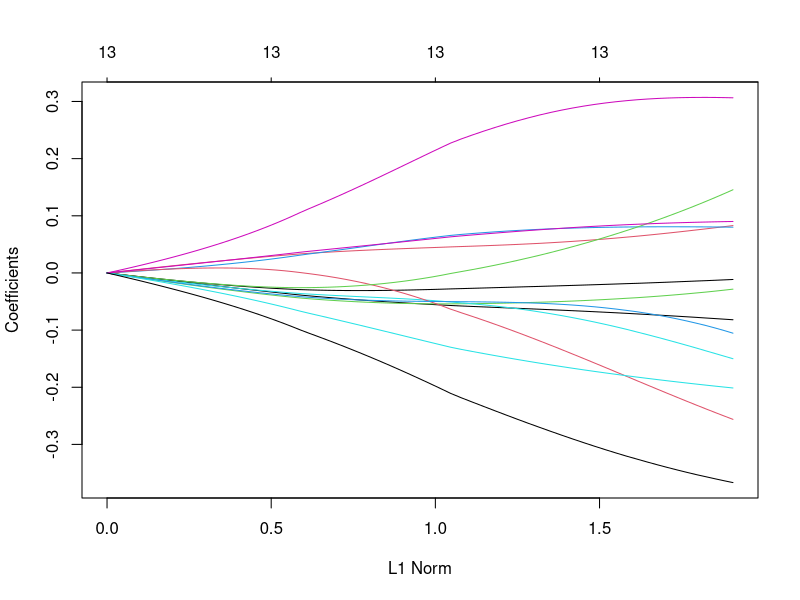
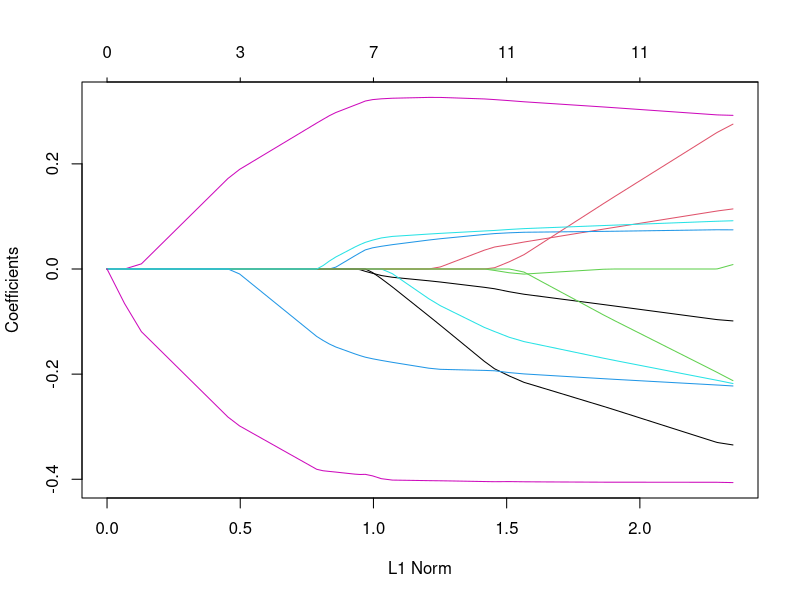
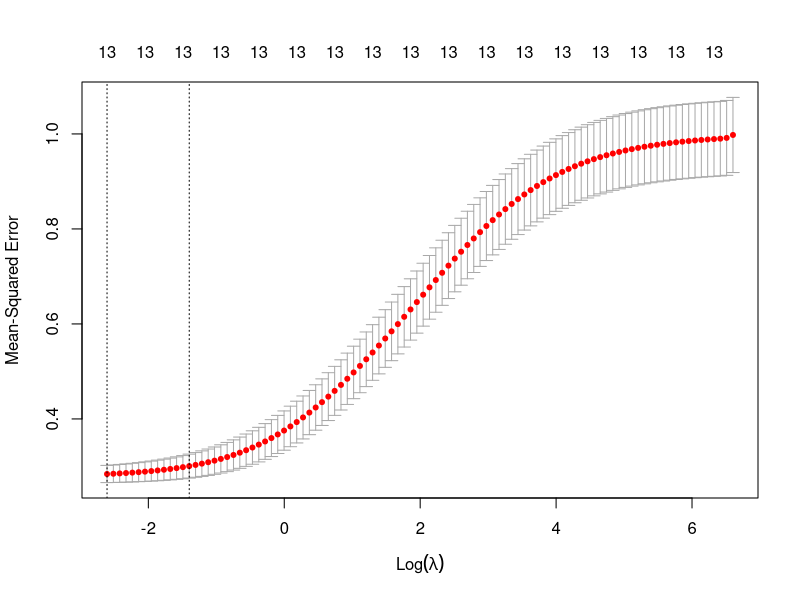
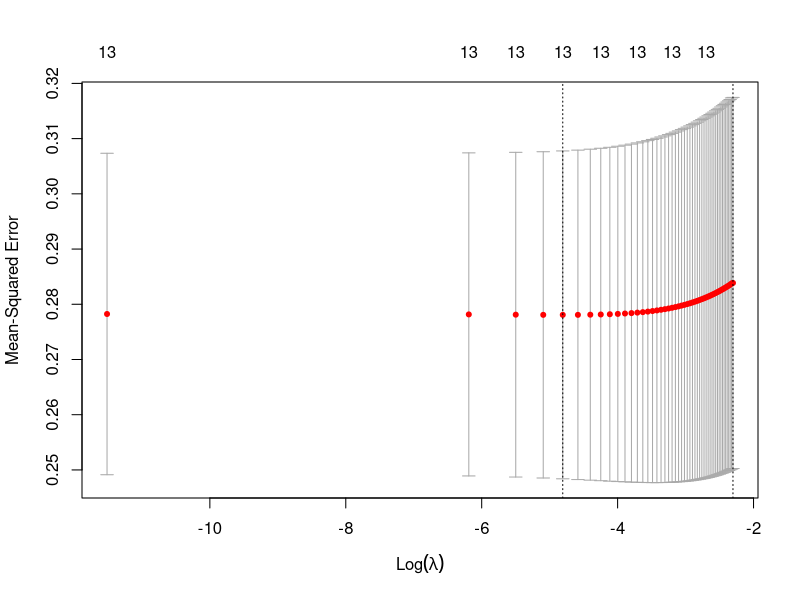
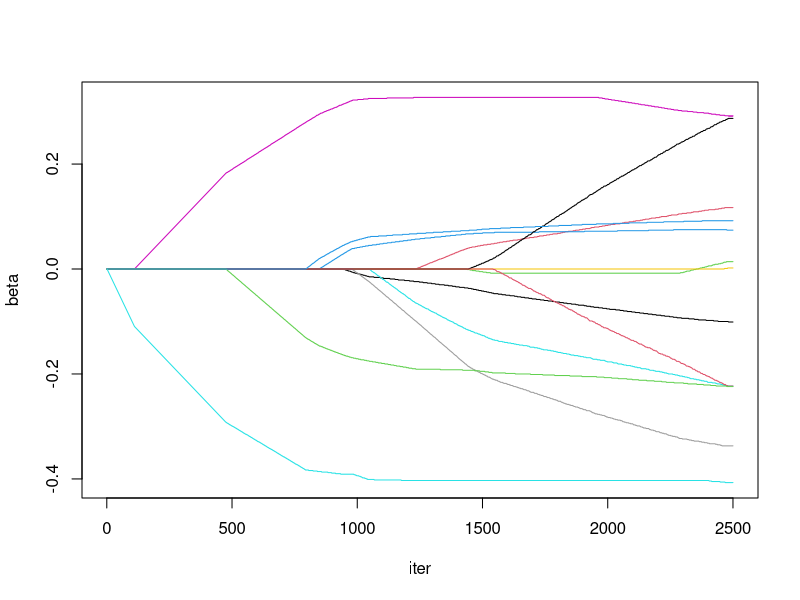

Source code (R) for these figures, in order:
rm(list=ls())
require(MASS)
require(glmnet)

y = scale(Boston$medv)
X = scale(Boston[, -which(colnames(Boston) %in% "medv")])
dim(Boston)
dim(X)
colnames(X)

reg_ridge = glmnet(X, y, alpha = 0) 
plot(reg_ridge)

reg_lasso = glmnet(X, y, alpha = 1) 
plot(reg_lasso)

cv_ridge = cv.glmnet(X, y, alpha = 0, nfolds = 5)
plot(cv_ridge)
dim(cv_ridge$glmnet.fit$beta)
length(cv_ridge$lambda)


cv_ridge$glmnet.fit$beta[, which(cv_ridge$lambda==cv_ridge$lambda.min)]
cv_ridge$glmnet.fit$beta[, which(cv_ridge$lambda==cv_ridge$lambda.1se)]


grille_lambda = exp(log(seq(0.00001, 0.1, length = 50)))

cv_ridge_v1 = cv.glmnet(X, y, alpha = 0, nfolds = 5, lambda = grille_lambda)
plot(cv_ridge_v1)
dim(cv_ridge_v1$glmnet.fit$beta)
length(cv_ridge_v1$lambda)


cv_ridge$glmnet.fit$beta[, which(cv_ridge$lambda==cv_ridge$lambda.min)]
cv_ridge$glmnet.fit$beta[, which(cv_ridge$lambda==cv_ridge$lambda.1se)]


beta = rep(0, ncol(X))
epsilon = 0.001
niter = 2500
Beta = matrix(NA, ncol(X), niter)
Beta[,1] = beta
for(iter in 2:niter)
{
  r = y - X%*%beta
  c = cor(cbind(r, X))
  r_c = c[1, -1]
  j = which.max(abs(r_c))
  s = ifelse(r_c[j]> 0, 1, -1)
  beta[j] = beta[j] + epsilon * s 
  Beta[,iter] = beta
}
plot(Beta[1,], type="l", ylim = range(Beta), ylab="beta", xlab="iter")
for(j in 2:nrow(Beta))
  lines(Beta[j,], type="l", col=j)
